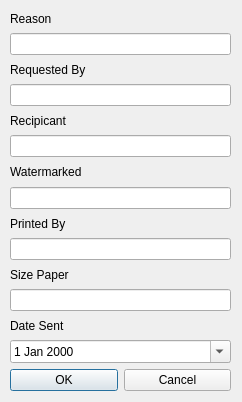
<?xml version="1.0" encoding="UTF-8"?>
<ui version="4.0">
 <class>infoDialog</class>
 <widget class="QDialog" name="infoDialog">
  <property name="geometry">
   <rect>
    <x>0</x>
    <y>0</y>
    <width>242</width>
    <height>402</height>
   </rect>
  </property>
  <property name="windowTitle">
   <string>Additional Info</string>
  </property>
  <property name="windowIcon">
   <iconset>
    <normaloff>Images/water.ico</normaloff>Images/water.ico</iconset>
  </property>
  <widget class="QWidget" name="verticalLayoutWidget">
   <property name="geometry">
    <rect>
     <x>10</x>
     <y>10</y>
     <width>221</width>
     <height>381</height>
    </rect>
   </property>
   <layout class="QVBoxLayout" name="verticalLayout">
    <item>
     <widget class="QLabel" name="label">
      <property name="text">
       <string>Reason</string>
      </property>
     </widget>
    </item>
    <item>
     <widget class="QLineEdit" name="reasonEdit"/>
    </item>
    <item>
     <widget class="QLabel" name="label_2">
      <property name="text">
       <string>Requested By</string>
      </property>
     </widget>
    </item>
    <item>
     <widget class="QLineEdit" name="requestedEdit"/>
    </item>
    <item>
     <widget class="QLabel" name="label_3">
      <property name="text">
       <string>Recipicant</string>
      </property>
     </widget>
    </item>
    <item>
     <widget class="QLineEdit" name="RecipicantEdit"/>
    </item>
    <item>
     <widget class="QLabel" name="label_4">
      <property name="text">
       <string>Watermarked</string>
      </property>
     </widget>
    </item>
    <item>
     <widget class="QLineEdit" name="watermarkedEdit"/>
    </item>
    <item>
     <widget class="QLabel" name="label_5">
      <property name="text">
       <string>Printed By</string>
      </property>
     </widget>
    </item>
    <item>
     <widget class="QLineEdit" name="printedEdit"/>
    </item>
    <item>
     <widget class="QLabel" name="label_6">
      <property name="text">
       <string>Size Paper</string>
      </property>
     </widget>
    </item>
    <item>
     <widget class="QLineEdit" name="psizeEdit"/>
    </item>
    <item>
     <widget class="QLabel" name="label_7">
      <property name="text">
       <string>Date Sent</string>
      </property>
     </widget>
    </item>
    <item>
     <widget class="QDateEdit" name="datesentEdit">
      <property name="calendarPopup">
       <bool>true</bool>
      </property>
     </widget>
    </item>
    <item>
     <layout class="QHBoxLayout" name="horizontalLayout">
      <item>
       <widget class="QPushButton" name="okButton">
        <property name="text">
         <string>OK</string>
        </property>
       </widget>
      </item>
      <item>
       <widget class="QPushButton" name="cancelButton">
        <property name="text">
         <string>Cancel</string>
        </property>
       </widget>
      </item>
     </layout>
    </item>
   </layout>
  </widget>
 </widget>
 <resources/>
 <connections/>
</ui>
